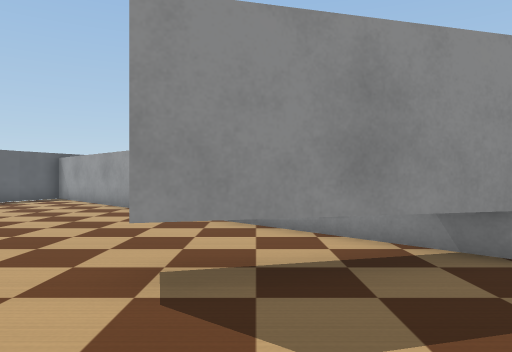
view 1 (above)

12 first-person views from a walk through a world built for the Webots simulator. The camera is 0.05 m above the floor, looks level and sees 70° across. The floor is counted in squares, 0.05 m on a side. Each view is taken from the middle of a square. On the plan, view 1 faces up. The plan holds only what a view shows up to about 13 squares ahead; the rest is blank. The place goes on beyond the plan. The robots in the file are not drawn. Webots' stock objects and surfaces are drawn as simple stand-ins.

view 2
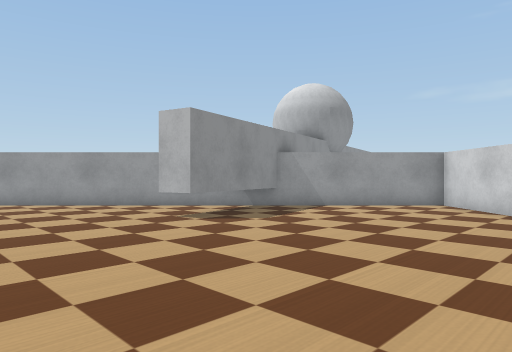

view 3
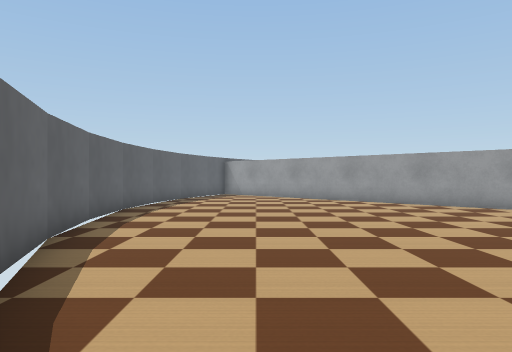

view 4
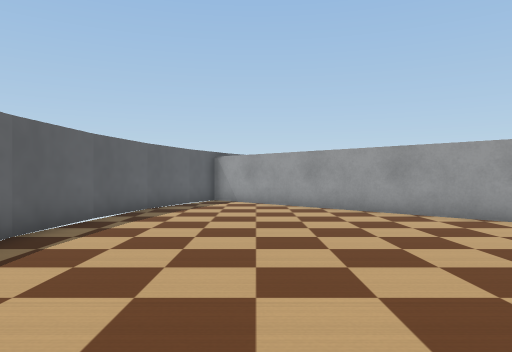

view 5
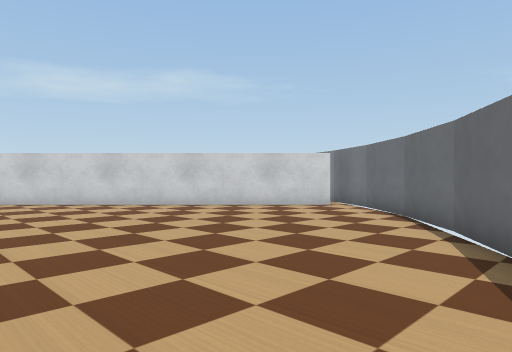

view 6
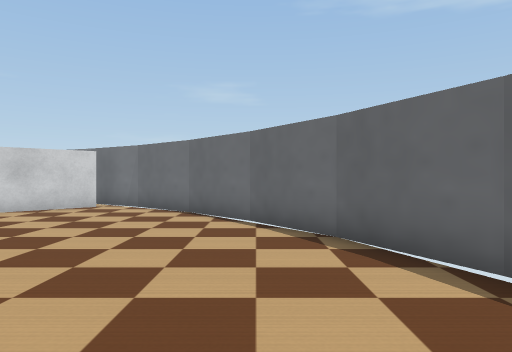

view 7
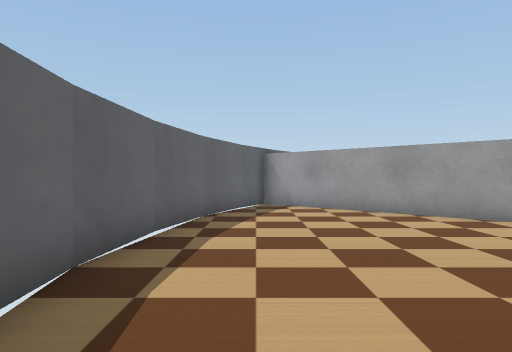

view 8
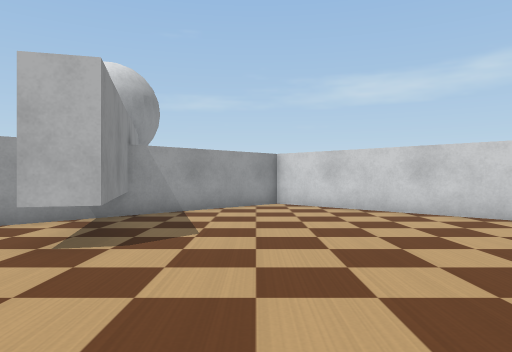

view 9
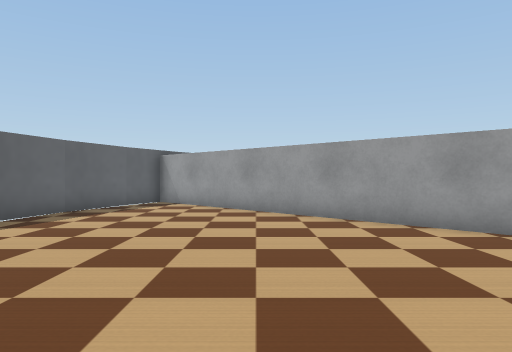

view 10
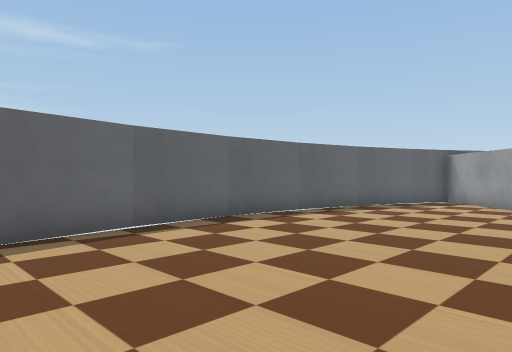

view 11
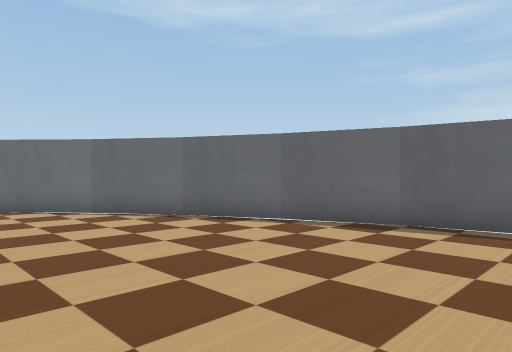

view 12
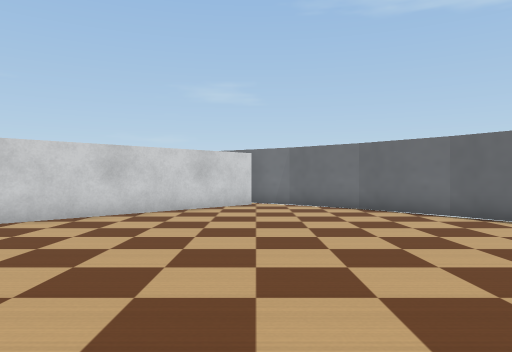

### Floor plan
Ten units are one square. View 1 is at (0, 0); x grows to the right and y downward. Boxes are objects, and circles mark ways between rooms. Rooms are numbered by the first view taken in them; rooms with no view inside come last. Other rooms are left out.
<svg viewBox="-115 -160 192 260">
<path fill="none" stroke="#000" d="M-69 52 -51 72M-84 30 -68 52M-52 71 -31 89M33 -43 -11 -31 -13 -41M-95 6 -83 31M-19 89 72 -2 22 -52M-32 89 -23 95M-103 -19 -95 7M-110 -71 -108 -43M-108 -97 -110 -70M-108 -44 -103 -17M-103 -123 -108 -96M-94 -147 -103 -121M-90 -155 -95 -146M22 -52 -80 -155"/>
<circle cx="-55" cy="-35" r="3" fill="#2a7"/>
<text x="-20" y="10">1</text>
<text x="-60" y="-80">2</text>
</svg>
Room 1 opens to room 2.

Where each view was taken, in squares from view 1:
view 1: 0 up, 0 right, facing up
view 2: 4 down, 6 left, facing up-right
view 3: 4 down, 7 left, facing up
view 4: 1 up, 7 left, facing up
view 5: 2 up, 9 left, facing down-right
view 6: 3 up, 7 left, facing down
view 7: 3 up, 9 left, facing up
view 8: 1 up, 6 left, facing right
view 9: 2 up, 5 left, facing up
view 10: 1 up, 4 left, facing up-left
view 11: 5 up, 3 left, facing down-left
view 12: 4 up, 2 left, facing down
